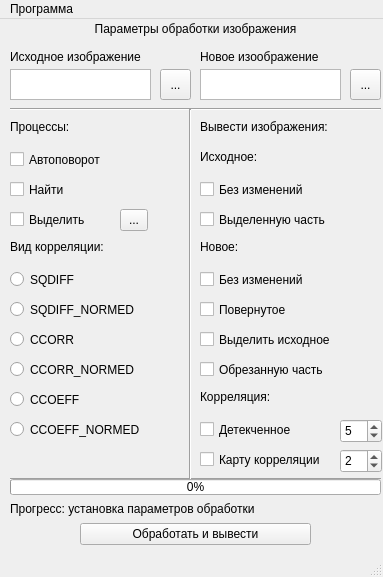
<?xml version="1.0" encoding="UTF-8"?>
<ui version="4.0">
 <class>MainWindow</class>
 <widget class="QMainWindow" name="MainWindow">
  <property name="geometry">
   <rect>
    <x>0</x>
    <y>0</y>
    <width>383</width>
    <height>577</height>
   </rect>
  </property>
  <property name="windowTitle">
   <string>MainWindow</string>
  </property>
  <widget class="QWidget" name="centralwidget">
   <widget class="QLabel" name="label_2">
    <property name="geometry">
     <rect>
      <x>10</x>
      <y>30</y>
      <width>181</width>
      <height>16</height>
     </rect>
    </property>
    <property name="text">
     <string>Исходное изображение</string>
    </property>
   </widget>
   <widget class="QTextBrowser" name="textBrowser_1">
    <property name="geometry">
     <rect>
      <x>10</x>
      <y>50</y>
      <width>141</width>
      <height>31</height>
     </rect>
    </property>
   </widget>
   <widget class="QLabel" name="label_3">
    <property name="geometry">
     <rect>
      <x>200</x>
      <y>30</y>
      <width>181</width>
      <height>16</height>
     </rect>
    </property>
    <property name="text">
     <string>Новое изоображение</string>
    </property>
   </widget>
   <widget class="QTextBrowser" name="textBrowser_2">
    <property name="geometry">
     <rect>
      <x>200</x>
      <y>50</y>
      <width>141</width>
      <height>31</height>
     </rect>
    </property>
   </widget>
   <widget class="Line" name="line">
    <property name="geometry">
     <rect>
      <x>10</x>
      <y>80</y>
      <width>371</width>
      <height>20</height>
     </rect>
    </property>
    <property name="orientation">
     <enum>Qt::Horizontal</enum>
    </property>
   </widget>
   <widget class="QLabel" name="label">
    <property name="geometry">
     <rect>
      <x>10</x>
      <y>0</y>
      <width>371</width>
      <height>20</height>
     </rect>
    </property>
    <property name="text">
     <string>Параметры обработки изображения</string>
    </property>
    <property name="alignment">
     <set>Qt::AlignCenter</set>
    </property>
    <property name="margin">
     <number>1</number>
    </property>
   </widget>
   <widget class="QLabel" name="label_4">
    <property name="geometry">
     <rect>
      <x>10</x>
      <y>100</y>
      <width>171</width>
      <height>16</height>
     </rect>
    </property>
    <property name="text">
     <string>Процессы:</string>
    </property>
   </widget>
   <widget class="QCheckBox" name="checkBox">
    <property name="geometry">
     <rect>
      <x>10</x>
      <y>130</y>
      <width>171</width>
      <height>21</height>
     </rect>
    </property>
    <property name="text">
     <string>Автоповорот</string>
    </property>
   </widget>
   <widget class="QCheckBox" name="checkBox_2">
    <property name="geometry">
     <rect>
      <x>10</x>
      <y>190</y>
      <width>91</width>
      <height>21</height>
     </rect>
    </property>
    <property name="text">
     <string>Выделить</string>
    </property>
   </widget>
   <widget class="QLabel" name="label_5">
    <property name="geometry">
     <rect>
      <x>10</x>
      <y>220</y>
      <width>171</width>
      <height>16</height>
     </rect>
    </property>
    <property name="text">
     <string>Вид корреляции:</string>
    </property>
   </widget>
   <widget class="QRadioButton" name="radioButton">
    <property name="geometry">
     <rect>
      <x>10</x>
      <y>250</y>
      <width>171</width>
      <height>21</height>
     </rect>
    </property>
    <property name="text">
     <string>SQDIFF</string>
    </property>
   </widget>
   <widget class="QRadioButton" name="radioButton_2">
    <property name="geometry">
     <rect>
      <x>10</x>
      <y>280</y>
      <width>171</width>
      <height>21</height>
     </rect>
    </property>
    <property name="text">
     <string>SQDIFF_NORMED</string>
    </property>
   </widget>
   <widget class="QRadioButton" name="radioButton_3">
    <property name="geometry">
     <rect>
      <x>10</x>
      <y>310</y>
      <width>171</width>
      <height>21</height>
     </rect>
    </property>
    <property name="text">
     <string>CCORR</string>
    </property>
   </widget>
   <widget class="QRadioButton" name="radioButton_4">
    <property name="geometry">
     <rect>
      <x>10</x>
      <y>340</y>
      <width>171</width>
      <height>21</height>
     </rect>
    </property>
    <property name="text">
     <string>CCORR_NORMED</string>
    </property>
   </widget>
   <widget class="QRadioButton" name="radioButton_5">
    <property name="geometry">
     <rect>
      <x>10</x>
      <y>370</y>
      <width>171</width>
      <height>21</height>
     </rect>
    </property>
    <property name="text">
     <string>CCOEFF</string>
    </property>
   </widget>
   <widget class="QRadioButton" name="radioButton_6">
    <property name="geometry">
     <rect>
      <x>10</x>
      <y>400</y>
      <width>171</width>
      <height>21</height>
     </rect>
    </property>
    <property name="text">
     <string>CCOEFF_NORMED</string>
    </property>
   </widget>
   <widget class="QLabel" name="label_6">
    <property name="geometry">
     <rect>
      <x>200</x>
      <y>100</y>
      <width>181</width>
      <height>16</height>
     </rect>
    </property>
    <property name="text">
     <string>Вывести изображения:</string>
    </property>
   </widget>
   <widget class="QCheckBox" name="checkBox_3">
    <property name="geometry">
     <rect>
      <x>200</x>
      <y>160</y>
      <width>171</width>
      <height>21</height>
     </rect>
    </property>
    <property name="text">
     <string>Без изменений</string>
    </property>
   </widget>
   <widget class="QCheckBox" name="checkBox_4">
    <property name="geometry">
     <rect>
      <x>200</x>
      <y>190</y>
      <width>181</width>
      <height>21</height>
     </rect>
    </property>
    <property name="text">
     <string>Выделенную часть</string>
    </property>
   </widget>
   <widget class="QCheckBox" name="checkBox_5">
    <property name="geometry">
     <rect>
      <x>200</x>
      <y>280</y>
      <width>171</width>
      <height>21</height>
     </rect>
    </property>
    <property name="text">
     <string>Повернутое</string>
    </property>
   </widget>
   <widget class="QCheckBox" name="checkBox_7">
    <property name="geometry">
     <rect>
      <x>200</x>
      <y>310</y>
      <width>171</width>
      <height>21</height>
     </rect>
    </property>
    <property name="text">
     <string>Выделить исходное</string>
    </property>
   </widget>
   <widget class="QCheckBox" name="checkBox_8">
    <property name="geometry">
     <rect>
      <x>200</x>
      <y>340</y>
      <width>171</width>
      <height>21</height>
     </rect>
    </property>
    <property name="text">
     <string>Обрезанную часть</string>
    </property>
   </widget>
   <widget class="QCheckBox" name="checkBox_9">
    <property name="geometry">
     <rect>
      <x>200</x>
      <y>430</y>
      <width>221</width>
      <height>21</height>
     </rect>
    </property>
    <property name="text">
     <string>Карту корреляции</string>
    </property>
   </widget>
   <widget class="QLabel" name="label_7">
    <property name="geometry">
     <rect>
      <x>200</x>
      <y>130</y>
      <width>181</width>
      <height>16</height>
     </rect>
    </property>
    <property name="text">
     <string>Исходное:</string>
    </property>
   </widget>
   <widget class="QLabel" name="label_8">
    <property name="geometry">
     <rect>
      <x>200</x>
      <y>220</y>
      <width>151</width>
      <height>16</height>
     </rect>
    </property>
    <property name="text">
     <string>Новое:</string>
    </property>
   </widget>
   <widget class="QCheckBox" name="checkBox_10">
    <property name="geometry">
     <rect>
      <x>200</x>
      <y>250</y>
      <width>171</width>
      <height>21</height>
     </rect>
    </property>
    <property name="text">
     <string>Без изменений</string>
    </property>
   </widget>
   <widget class="QLabel" name="label_9">
    <property name="geometry">
     <rect>
      <x>200</x>
      <y>370</y>
      <width>151</width>
      <height>16</height>
     </rect>
    </property>
    <property name="text">
     <string>Корреляция:</string>
    </property>
   </widget>
   <widget class="QCheckBox" name="checkBox_11">
    <property name="geometry">
     <rect>
      <x>200</x>
      <y>400</y>
      <width>221</width>
      <height>21</height>
     </rect>
    </property>
    <property name="text">
     <string>Детекченное</string>
    </property>
   </widget>
   <widget class="QWidget" name="verticalLayoutWidget">
    <property name="geometry">
     <rect>
      <x>80</x>
      <y>500</y>
      <width>231</width>
      <height>31</height>
     </rect>
    </property>
    <layout class="QVBoxLayout" name="verticalLayout">
     <item>
      <widget class="QPushButton" name="pushButton">
       <property name="text">
        <string>Обработать и вывести</string>
       </property>
      </widget>
     </item>
    </layout>
   </widget>
   <widget class="Line" name="line_2">
    <property name="geometry">
     <rect>
      <x>10</x>
      <y>450</y>
      <width>371</width>
      <height>20</height>
     </rect>
    </property>
    <property name="orientation">
     <enum>Qt::Horizontal</enum>
    </property>
   </widget>
   <widget class="Line" name="line_3">
    <property name="geometry">
     <rect>
      <x>180</x>
      <y>90</y>
      <width>20</width>
      <height>371</height>
     </rect>
    </property>
    <property name="orientation">
     <enum>Qt::Vertical</enum>
    </property>
   </widget>
   <widget class="QToolButton" name="toolButton">
    <property name="geometry">
     <rect>
      <x>160</x>
      <y>50</y>
      <width>31</width>
      <height>31</height>
     </rect>
    </property>
    <property name="text">
     <string>...</string>
    </property>
   </widget>
   <widget class="QToolButton" name="toolButton_2">
    <property name="geometry">
     <rect>
      <x>350</x>
      <y>50</y>
      <width>31</width>
      <height>31</height>
     </rect>
    </property>
    <property name="text">
     <string>...</string>
    </property>
   </widget>
   <widget class="QToolButton" name="toolButton_3">
    <property name="geometry">
     <rect>
      <x>120</x>
      <y>190</y>
      <width>28</width>
      <height>22</height>
     </rect>
    </property>
    <property name="text">
     <string>...</string>
    </property>
   </widget>
   <widget class="QSpinBox" name="spinBox">
    <property name="geometry">
     <rect>
      <x>340</x>
      <y>400</y>
      <width>42</width>
      <height>24</height>
     </rect>
    </property>
    <property name="value">
     <number>5</number>
    </property>
   </widget>
   <widget class="QCheckBox" name="checkBox_6">
    <property name="geometry">
     <rect>
      <x>10</x>
      <y>160</y>
      <width>171</width>
      <height>21</height>
     </rect>
    </property>
    <property name="text">
     <string>Найти</string>
    </property>
   </widget>
   <widget class="QSpinBox" name="spinBox_2">
    <property name="geometry">
     <rect>
      <x>340</x>
      <y>430</y>
      <width>42</width>
      <height>24</height>
     </rect>
    </property>
    <property name="value">
     <number>2</number>
    </property>
   </widget>
   <widget class="QProgressBar" name="progressBar">
    <property name="geometry">
     <rect>
      <x>10</x>
      <y>460</y>
      <width>371</width>
      <height>16</height>
     </rect>
    </property>
    <property name="value">
     <number>0</number>
    </property>
   </widget>
   <widget class="QLabel" name="label_10">
    <property name="geometry">
     <rect>
      <x>10</x>
      <y>480</y>
      <width>371</width>
      <height>20</height>
     </rect>
    </property>
    <property name="text">
     <string>Прогресс: установка параметров обработки</string>
    </property>
   </widget>
  </widget>
  <widget class="QMenuBar" name="menubar">
   <property name="geometry">
    <rect>
     <x>0</x>
     <y>0</y>
     <width>383</width>
     <height>20</height>
    </rect>
   </property>
   <widget class="QMenu" name="menu">
    <property name="title">
     <string>Программа</string>
    </property>
    <addaction name="separator"/>
    <addaction name="action_author"/>
   </widget>
   <addaction name="menu"/>
  </widget>
  <widget class="QStatusBar" name="statusbar"/>
  <action name="action">
   <property name="text">
    <string>Автор</string>
   </property>
  </action>
  <action name="action_author">
   <property name="text">
    <string>Автор</string>
   </property>
  </action>
 </widget>
 <resources/>
 <connections/>
 <slots>
  <slot>mybutton_clicked()</slot>
 </slots>
</ui>
